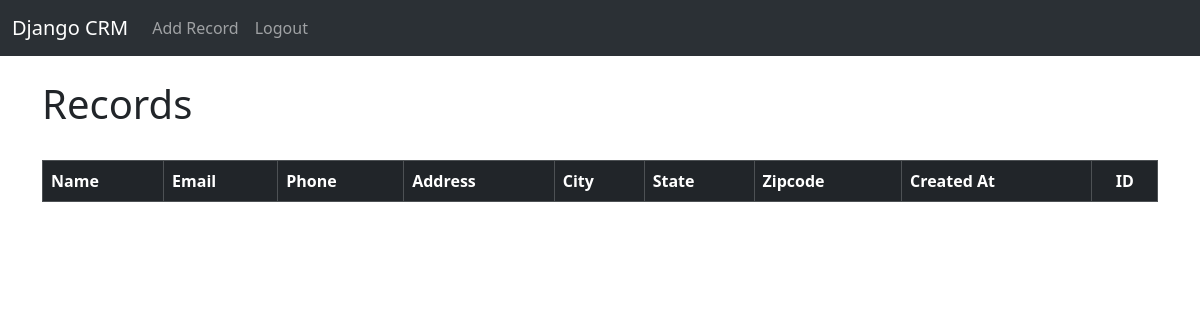
Before: / (signed in) with the older database file.
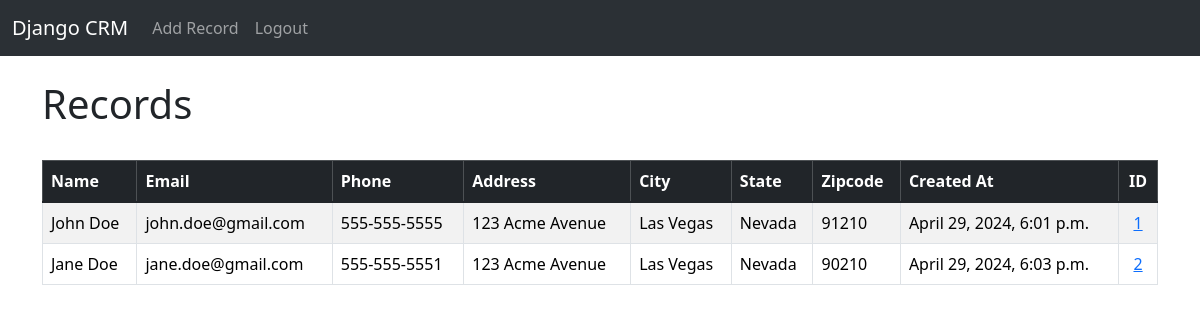
After: the same page with the newer database file.
### website/models.py (models this page shows, shortened)
class Record(models.Model):
    created_at = models.DateTimeField(auto_now_add=True)
    first_name = models.CharField(max_length=50)
    last_name = models.CharField(max_length=50)
    email = models.EmailField(max_length=50)
    phone = models.CharField(max_length=12)
    address = models.CharField(max_length=100)
    city = models.CharField(max_length=50)
    state = models.CharField(max_length=50)
    zipcode = models.CharField(max_length=15)

### website/views.py (the view)
# urls.py: 2. Add a URL to urlpatterns:  path('', views.home, name='home')
def home(request):
    records = Record.objects.all()
    if request.method == 'POST':
        username = request.POST['username']
        password = request.POST['password']
        user = authenticate(request, username=username, password=password)
        if user is not None:
            login(request, user)
            messages.success(request, "You Have Been Logged In!")
            return redirect('home')
        else:
            messages.success(request, "There Was An Error. Please Try Again...")
            return redirect('home')
    else:
        return render(request, 'home.html', {'records':records})

### website/templates/home.html (shortened to what this page needs)
{% extends 'base.html' %}
{% block content %}
    {% if user.is_authenticated %}
    <h1>Records</h1>
    <br>
    <table class="table table-striped table-hover table-bordered">
        <thead class="table-dark">
          <tr>
            <th scope="col">Name</th>
            <th scope="col">Email</th>
            <th scope="col">Phone</th>
            <th scope="col">Address</th>
            <th scope="col">City</th>
            <th scope="col">State</th>
            <th scope="col">Zipcode</th>
            <th scope="col">Created At</th>
            <th scope="col" class="text-center">ID</th>
          </tr>
        </thead>
        <tbody class="table-group-divider">
        {% if records %}
            {% for record in records %}
            <tr>
                <td>{{ record.first_name }} {{ record.last_name }}</td>
                <td>{{ record.email }}</td>
                <td>{{ record.phone }}</td>
                <td>{{ record.address }}</td>
                <td>{{ record.city }}</td>
                <td>{{ record.state }}</td>
                <td>{{ record.zipcode }}</td>
                <td>{{ record.created_at }}</td>
                <td class="text-center"><a href="{% url 'record' record.id %}">{{ record.id }}</a></td>
            </tr>
            {% endfor %}
        {% endif %}
        </tbody>
      </table>
    {% endif %}
{% endblock %}

Changed rows visible on the page:
added Record: first_name "John", last_name "Doe", email "john.doe@gmail.com", phone "555-555-5555", address "123 Acme Avenue", city "Las Vegas", state "Nevada", zipcode "91210", created_at "April 29, 2024, 6:01 p.m.", id "1"
added Record: first_name "Jane", last_name "Doe", email "jane.doe@gmail.com", phone "555-555-5551", address "123 Acme Avenue", city "Las Vegas", state "Nevada", zipcode "90210", created_at "April 29, 2024, 6:03 p.m.", id "2"
